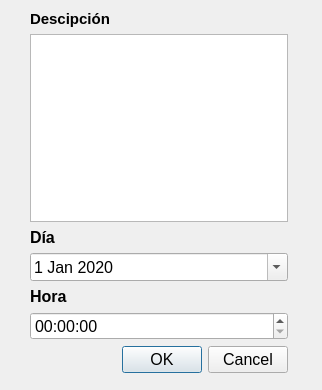
<?xml version="1.0" encoding="UTF-8"?>
<ui version="4.0">
 <class>emergenteagendar</class>
 <widget class="QDialog" name="emergenteagendar">
  <property name="geometry">
   <rect>
    <x>0</x>
    <y>0</y>
    <width>322</width>
    <height>390</height>
   </rect>
  </property>
  <property name="font">
   <font>
    <pointsize>12</pointsize>
   </font>
  </property>
  <property name="windowTitle">
   <string>Agendar</string>
  </property>
  <widget class="QWidget" name="">
   <property name="geometry">
    <rect>
     <x>30</x>
     <y>10</y>
     <width>258</width>
     <height>363</height>
    </rect>
   </property>
   <layout class="QVBoxLayout" name="verticalLayout">
    <item>
     <widget class="QLabel" name="label">
      <property name="font">
       <font>
        <pointsize>11</pointsize>
        <weight>75</weight>
        <bold>true</bold>
       </font>
      </property>
      <property name="text">
       <string>Descipción</string>
      </property>
     </widget>
    </item>
    <item>
     <widget class="QPlainTextEdit" name="descripcion_agendar">
      <property name="font">
       <font>
        <pointsize>10</pointsize>
       </font>
      </property>
     </widget>
    </item>
    <item>
     <widget class="QLabel" name="label_2">
      <property name="font">
       <font>
        <weight>75</weight>
        <bold>true</bold>
       </font>
      </property>
      <property name="text">
       <string>Día</string>
      </property>
     </widget>
    </item>
    <item>
     <widget class="QDateEdit" name="dia_agendar">
      <property name="calendarPopup">
       <bool>true</bool>
      </property>
      <property name="date">
       <date>
        <year>2020</year>
        <month>1</month>
        <day>1</day>
       </date>
      </property>
     </widget>
    </item>
    <item>
     <widget class="QLabel" name="label_3">
      <property name="font">
       <font>
        <weight>75</weight>
        <bold>true</bold>
       </font>
      </property>
      <property name="text">
       <string>Hora</string>
      </property>
     </widget>
    </item>
    <item>
     <widget class="QTimeEdit" name="hora_agendar"/>
    </item>
    <item>
     <widget class="QDialogButtonBox" name="buttonBox">
      <property name="orientation">
       <enum>Qt::Horizontal</enum>
      </property>
      <property name="standardButtons">
       <set>QDialogButtonBox::Cancel|QDialogButtonBox::Ok</set>
      </property>
     </widget>
    </item>
   </layout>
  </widget>
 </widget>
 <resources/>
 <connections>
  <connection>
   <sender>buttonBox</sender>
   <signal>accepted()</signal>
   <receiver>emergenteagendar</receiver>
   <slot>accept()</slot>
   <hints>
    <hint type="sourcelabel">
     <x>248</x>
     <y>254</y>
    </hint>
    <hint type="destinationlabel">
     <x>157</x>
     <y>274</y>
    </hint>
   </hints>
  </connection>
  <connection>
   <sender>buttonBox</sender>
   <signal>rejected()</signal>
   <receiver>emergenteagendar</receiver>
   <slot>reject()</slot>
   <hints>
    <hint type="sourcelabel">
     <x>316</x>
     <y>260</y>
    </hint>
    <hint type="destinationlabel">
     <x>286</x>
     <y>274</y>
    </hint>
   </hints>
  </connection>
 </connections>
</ui>
